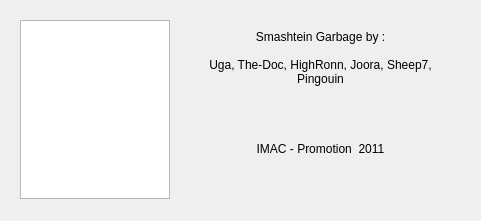
<?xml version="1.0" encoding="UTF-8"?>
<ui version="4.0">
 <class>DialogAboutSmashtein</class>
 <widget class="QDialog" name="DialogAboutSmashtein">
  <property name="geometry">
   <rect>
    <x>0</x>
    <y>0</y>
    <width>481</width>
    <height>221</height>
   </rect>
  </property>
  <property name="sizePolicy">
   <sizepolicy hsizetype="Fixed" vsizetype="Fixed">
    <horstretch>0</horstretch>
    <verstretch>0</verstretch>
   </sizepolicy>
  </property>
  <property name="minimumSize">
   <size>
    <width>481</width>
    <height>221</height>
   </size>
  </property>
  <property name="maximumSize">
   <size>
    <width>481</width>
    <height>221</height>
   </size>
  </property>
  <property name="windowTitle">
   <string>About Smashtein Garbage</string>
  </property>
  <widget class="QGraphicsView" name="imgAboutSmashtein">
   <property name="geometry">
    <rect>
     <x>20</x>
     <y>20</y>
     <width>150</width>
     <height>179</height>
    </rect>
   </property>
   <property name="minimumSize">
    <size>
     <width>150</width>
     <height>179</height>
    </size>
   </property>
   <property name="maximumSize">
    <size>
     <width>150</width>
     <height>179</height>
    </size>
   </property>
  </widget>
  <widget class="QLabel" name="label">
   <property name="geometry">
    <rect>
     <x>200</x>
     <y>30</y>
     <width>241</width>
     <height>181</height>
    </rect>
   </property>
   <property name="minimumSize">
    <size>
     <width>0</width>
     <height>0</height>
    </size>
   </property>
   <property name="font">
    <font>
     <weight>50</weight>
     <bold>false</bold>
    </font>
   </property>
   <property name="text">
    <string>Smashtein Garbage by : 

Uga, The-Doc, HighRonn, Joora, Sheep7, Pingouin




IMAC - Promotion  2011</string>
   </property>
   <property name="alignment">
    <set>Qt::AlignHCenter|Qt::AlignTop</set>
   </property>
   <property name="wordWrap">
    <bool>true</bool>
   </property>
  </widget>
 </widget>
 <resources/>
 <connections/>
</ui>
